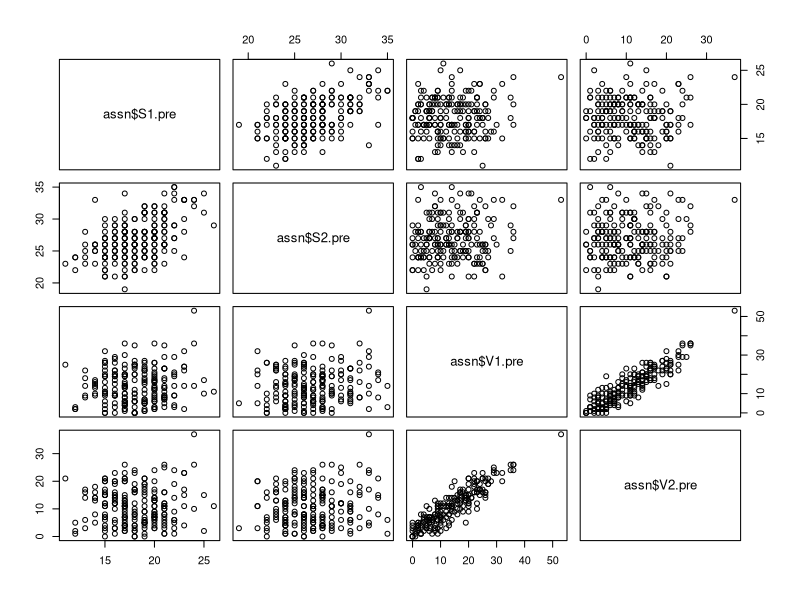

Recreate this plot in R. (Note: this script raises an error after producing the figure.)
#read the file into a df
assn <- read.table("assignment3data.txt", header = T)

#check the df
assn

#question 1 - correlation between S1 and S2 pretraining
cor(assn$S1.pre, assn$S2.pre)
#0.49

#question 2 - correlation between V1 and V2 pretraining
cor(assn$V1.pre, assn$V2.pre)
#0.90

#question 3
#wrt measurement of two distinct constructs, spatial reasoning
#and verbal reasoning, the pattern of correlations pre-training reveals:
cor(assn$S1.pre, assn$V1.pre)
#0.11 divergent

#from quiz
data <- assn
data$S.pre <- (data$S1.pre + data$S2.pre) / 2 
data$V.pre <- (data$V1.pre + data$V2.pre) / 2
cor(data$S.pre, data$V.pre)

#question 4 correlations from the control group could be used to estimate
#test/retest reliability, if so which test is most reliable
cor(assn$S1.pre, assn$S1.post)
#0.57
cor(assn$S2.pre, assn$S2.post)
#0.60
cor(assn$V1.pre, assn$V1.post)
#0.72
cor(assn$V2.pre, assn$V2.post)
#0.91 (highest)

#question 5 does there appear to be a correlation between spatial reasoning
#before training and the amount of improvement in spatial reasoning?
assn$sp.gain <- (assn$S1.post - assn$S1.pre)

cor(assn$S1.pre, assn$sp.gain)
#-0.09 No

#question 6
#Does there appear to be a correlation between verbal reasoning 
#before training and the amount of improvement in verbal reasoning?
assn$vb.gain <- (assn$V1.post - assn$V1.pre)

cor(assn$V1.pre, assn$vb.gain)
#-0.07 No

#question 7
#which group exhibited more improvement in spatial reasoning?
aer <- subset(assn, assn[,2] == 'aer')
des <- subset(assn, assn[,2] == 'des')

mean(aer$S1.post - aer$S1.pre)
#3.66
mean(des$S1.post - des$S1.pre)
#7.14 higher

#question 8 create a color scatterplot matrix for all 4 measures pre test
#do the scatterplots suggest two reliable and valid constructs
pairs(~assn$S1.pre + assn$S2.pre + assn$V1.pre + assn$V2.pre, cex.labels = 1.2)
#no
library(gclus)
pre.r <- abs(cor(pre = cbind(data[3], data[4], data[7], data[8]))) 
cpairs(pre, order.single(pre.r), panel.colors = dmat.color(pre.r), gap=.5)
#yes

#question 9 create a color scatterplot matrix for all 4 measures post test
#do the scatterplots suggest two reliable and valid constructs
pairs(~assn$S1.post + assn$S2.post + assn$V1.post + assn$V2.post, cex.labels = 1.2)
#no

#yes

#question 10
#what is the major change from pre test to post test visible on the color matrix
#All

#Variance
